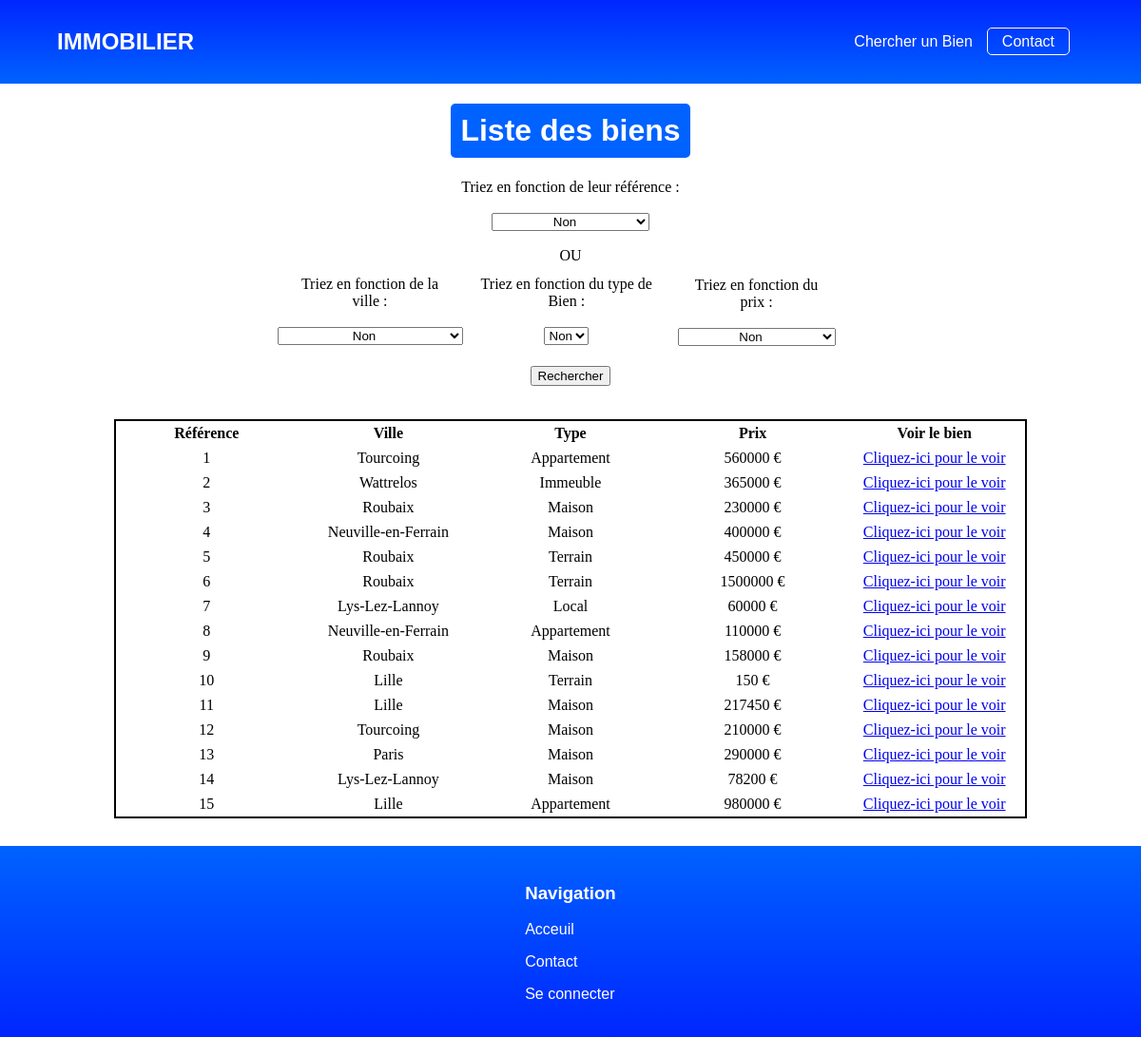
/vuescontroleurs/pageListeBien.php, run on the app's committed database.
### tables this page shows
CREATE TABLE `biens` (
  `idBien` int(50) NOT NULL,
  `descript` varchar(2000) NOT NULL,
  `prix` int(254) NOT NULL,
  `adresse` varchar(100) NOT NULL,
  `idVilles` int(20) NOT NULL,
  `codeP` varchar(10) NOT NULL,
  `surfBien` int(254) NOT NULL,
  `surfJardin` int(254) DEFAULT NULL,
  `nbPièce` int(254) DEFAULT NULL,
  `idType` int(10) NOT NULL,
  `titre` varchar(1000) NOT NULL
);

CREATE TABLE `ville` (
  `idVille` int(11) NOT NULL,
  `libelleVille` varchar(50) NOT NULL
);

CREATE TABLE `types` (
  `idTypes` int(10) NOT NULL,
  `libelle` varchar(25) NOT NULL
);

### autres/listerTousLesBiens.php (the view, shortened to what this page needs)
<?php
$pdo = connexionBDD();
?>
<?php
    $reponse = $pdo->query('SELECT idBien,libelle,prix,libelleVille FROM biens INNER JOIN types ON idType = idTypes INNER JOIN ville on idVilles = idVille order by idBien');
        echo '<center><div class="liste"><table>';
        echo '<tr>';
        echo '<th class="thliste">Référence</th>';
        echo '<th class="thliste">Ville</th>';
        echo '<th class="thliste">Type</th>';
        echo '<th class="thliste">Prix</th>';
        echo '<th class="thliste">Voir le bien</th>';
        echo '</tr>';
        while($unBien = $reponse->fetch()){
            echo '<tr>';
            echo '<td class="tdliste">' . $unBien['idBien'] . '</td>';
            echo '<td class="tdliste">' . $unBien['libelleVille'] . '</td>';
            echo '<td class="tdliste">' . $unBien['libelle'] . '</td>';
            echo '<td class="tdliste">' . $unBien['prix'] .' €'. '</td>';
            echo '<td class="tdliste">' ?><a href="AfficherBien.php?id=<?php echo $unBien['idBien'] ?>"> Cliquez-ici pour le voir </a></td>
            <?php
            echo '</tr>';
        }
        echo '</table></div></center>';
?>

### vuescontroleurs/pageListeBien.php (shortened to what this page needs)
<head>
    <link rel="stylesheet" href="../css/style-listerBiens.css" media="screen" type="text/css" />
</head>
<body>
        <?php
          include('../inc/entete.inc');
        ?>
        <div id="page">
            <div id="contenu">
                <h1>Liste des biens</h1>
                <form method="post">
                <div class="blocfin">
                  <div class="colonne1">
                    <label for="formAjoutTypeBien">Triez en fonction de leur référence :</label>
                    <select name="ID" id="formAjoutTypeBien">
                      <option value="">Non</option>
                    </select>
                  </div>
                </div>
                <div id="ou">
                  <a>OU</a>
                </div>
                <div id="baspage">
                <div class="blocfin">
                  <div class="colonne2">
                    <label for="formAjoutTypeBien">Triez en fonction de la ville :</label>
                    <select name="VILLE" id="formAjoutTypeBien">
                      <option value="">Non</option>
                    </select>
                  </div>
                </div>
                <div class="blocfin">
                  <div class="colonne2">
                    <label for="formAjoutTypeBien">Triez en fonction du type de Bien :</label>
                    <select name="TYPE" id="formAjoutTypeBien">
                      <option value="">Non</option>
                    </select>
                  </div>
                </div>
                <div class="blocfin">
                  <div class="colonne2">
                    <label for="formAjoutTypeBien">Triez en fonction du prix :</label>
                    <select name="PRIX" id="formAjoutTypeBien">
                    <option value="">Non</option>
                    </select>
                  </div>
                </div>
                </div>
                <div id="rechercher">
                <input type="submit" value="Rechercher">
                </div>
                </form>
                <div id="liste">
                  <?php
                    if (isset($_POST["ID"]) || isset($_POST["VILLE"]) || isset($_POST["TYPE"]) || isset($_POST["PRIX"])){
                      include('../autres/listerBiens.php');
                    }
                    else{
                      include('../autres/listerTousLesBiens.php');
                    }
    	          ?>
                </div>
            </div>
        </div>
        <?php
          include('../inc/piedDePage.inc');
        ?>
</body>
</html>

### inc/entete.inc (shortened to what this page needs)
<head>
    <link rel="stylesheet" href="../css/styleheader.css">
</head>
<html>
    <header>
        <nav>
            <h1><a href="../index.html">Immobilier</a></h1>
            <div class="right">
                <p><a href="../vuescontroleurs/formRechercheBien.php">Chercher un Bien</a></p>
                <p><a class="btn-contact" href="../vuescontroleurs/contact.php">Contact</a></p>
            </div>
        </nav>
    </header>
</html>

### inc/piedDePage.inc
<head>
    <link rel="stylesheet" href="../css/stylefooter.css">
</head>
<html>
    <footer>
        <div class="column">
            <h3>Navigation</h3>
            <p><a href="../index.html">Acceuil</a></p>
            <p><a class="btn-contact" href="../vuescontroleurs/contact.php">Contact</a></p>
            <?php
            if (isset($_SESSION['login'])){
            ?>
                <p><a class="btn-connexion" href="../autres/deconnexion.php">Se déconnecter</a></p>
            <?php
            }
            else{
            ?>
                <p><a class="btn-connexion" href="../vuescontroleurs/login.php">Se connecter</a></p>
            <?php
            }
            ?>
        </div>
    </footer>
</html>

### css/style-listerBiens.css (style rules this page uses)
body { margin: 0; }
#page { width: 100%; display: flex; justify-content: center; }
#contenu { width:80%; display: flex; flex-direction: column; align-items:center; }
#contenu h1 { color: white; font-family: Arial, Helvetica, sans-serif; font-weight: 600; padding:10px; background-color: #0062ff; border-radius: 5px; text-align: center; }
#liste { margin-top:2%; margin-right: auto; }
option { font-family: Arial, Helvetica, sans-serif; margin:3px; }
table { table-layout: fixed; width: 100%; border-collapse: collapse; border: 2px solid black; margin-bottom:3%; }
th, td { padding: 4px; text-align: center; }
.blocfin { text-align:center; display:flex; flex-direction:row; }
.colonne1 { width:100%; margin-bottom:3%; display:flex; flex-direction:column; align-items:center; }
.colonne2 { width:84%; margin-top:5%; margin-bottom:10%; display:flex; flex-direction:column; align-items:center; }
#baspage { display:flex; flex-direction:row; align-items:center; justify-content:center; }
#ou { width:100%; text-align:center; }
select { text-align:center; }
#rechercher { display:flex; flex-direction:column; align-items:center; }

### css/styleheader.css (style rules this page uses)
header { background: linear-gradient( #0026ff,#0062ff); font-family: Arial, Helvetica, sans-serif; }
header nav { padding: 30px 5%; display: flex; flex-wrap: wrap; justify-content: space-between; align-items: center; }
header nav h1 { margin: 0; text-transform: uppercase; }
header nav h1 a { text-decoration: none; color: #ffffff;; }
header nav .right { display: flex; align-items: center; }
header nav .right p { margin: 0 15px 0 0; }
header nav .right p a { color: #ffffff; text-decoration: none; letter-spacing: 0px; transition: letter-spacing 0.3s, color 0.3s; }
header nav .right .btn-contact { color: #ffffff; padding: 5px 15px; font-size: 16px; background-color: inherit; border: 1px solid #ffffff; border-radius: 5px; cursor: pointer; transition: 0.3s; }

### css/stylefooter.css (style rules this page uses)
footer { position: sticky; top: 100%; margin: 0; padding: 20px; background: linear-gradient( #0062ff,#0026ff); display: flex; flex-wrap: wrap; justify-content: space-around; }
footer h3 { color: white; font-family: Arial, Helvetica, sans-serif; font-weight: 800; }
footer p { font-family: Arial, Helvetica, sans-serif; cursor: pointer;footer letter-spacing: 0px; transition: letter-spacing 0.3s, color 0.3s; }
footer a { text-decoration: none; color: white; }

### data on the page
biens: idBien "1", idVilles.libelleVille "Tourcoing", idType.libelle "Appartement", prix "560000"
biens: idBien "2", idVilles.libelleVille "Wattrelos", idType.libelle "Immeuble", prix "365000"
biens: idBien "3", idVilles.libelleVille "Roubaix", idType.libelle "Maison", prix "230000"
biens: idBien "4", idVilles.libelleVille "Neuville-en-Ferrain", idType.libelle "Maison", prix "400000"
biens: idBien "5", idVilles.libelleVille "Roubaix", idType.libelle "Terrain", prix "450000"
biens: idBien "6", idVilles.libelleVille "Roubaix", idType.libelle "Terrain", prix "1500000"
biens: idBien "7", idVilles.libelleVille "Lys-Lez-Lannoy", idType.libelle "Local", prix "60000"
biens: idBien "8", idVilles.libelleVille "Neuville-en-Ferrain", idType.libelle "Appartement", prix "110000"
biens: idBien "9", idVilles.libelleVille "Roubaix", idType.libelle "Maison", prix "158000"
biens: idBien "10", idVilles.libelleVille "Lille", idType.libelle "Terrain", prix "150"
biens: idBien "11", idVilles.libelleVille "Lille", idType.libelle "Maison", prix "217450"
biens: idBien "12", idVilles.libelleVille "Tourcoing", idType.libelle "Maison", prix "210000"
biens: idBien "13", idVilles.libelleVille "Paris", idType.libelle "Maison", prix "290000"
biens: idBien "14", idVilles.libelleVille "Lys-Lez-Lannoy", idType.libelle "Maison", prix "78200"
biens: idBien "15", idVilles.libelleVille "Lille", idType.libelle "Appartement", prix "980000"
